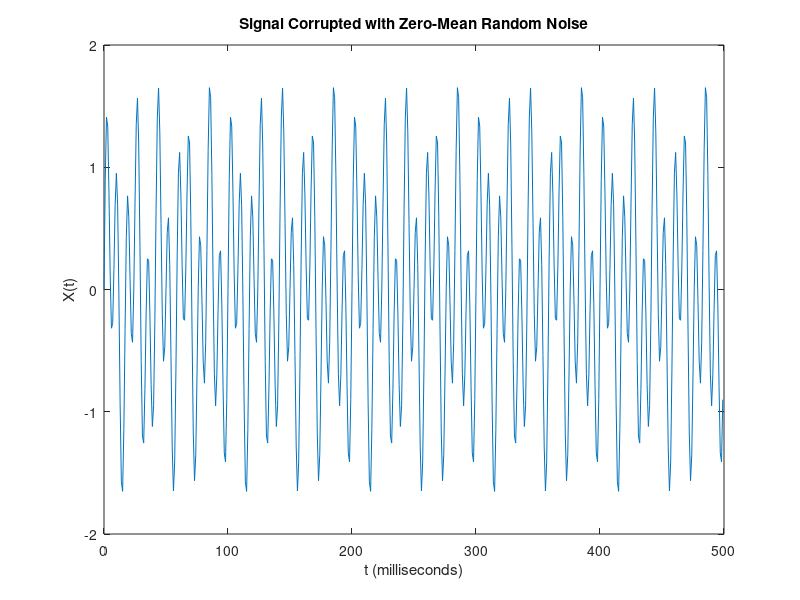

Write the MATLAB code that produced this figure. (Note: this script raises an error after producing the figure.)
clear
clc

Fs = 1000;            % Sampling frequency
T = 1/Fs;             % Sampling period
L = 500;             % Length of signal
t = (0:L-1)*T;        % Time vector
window = 4;

S = 0.7*sin(2*pi*50*t) + sin(2*pi*120*t);
X = S;% + 2*randn(size(t));

figure(1)
plot(Fs*t,X)
title('Signal Corrupted with Zero-Mean Random Noise')
xlabel('t (milliseconds)')
ylabel('X(t)')

figure(2)
% f = Fs*(0:L-1)/L;
[f, P1] = getfft(X, Fs, window);
plot(f, P1);
title('FFT')

figure(1)
hold on;
% ifftData = ifft(P1);
ifftData = getIfft(f, P1, 0, 140);
t = 1:2:length(ifftData)*2;
plot(t, 275*ifftData)
title('InverseFFT')